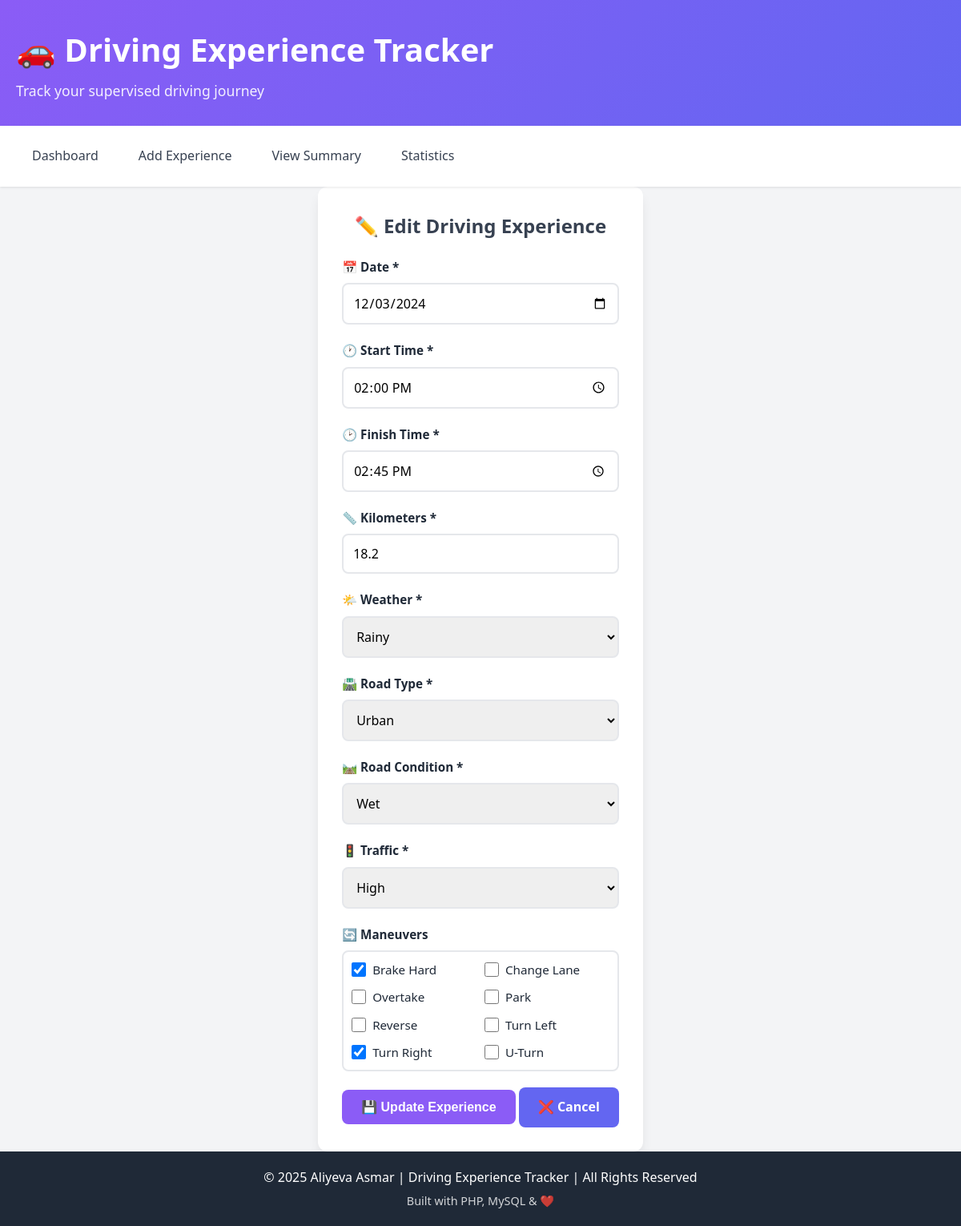
Screenshot of /edit_experience.php?id=2 with the database file from the repository.
### tables this page shows
CREATE TABLE IF NOT EXISTS drivingExperience (
  id_drivingExperience INT NOT NULL AUTO_INCREMENT,
  date DATE NOT NULL,
  start_time TIME NOT NULL,
  finish_time TIME NOT NULL,
  km_traveled FLOAT NOT NULL,
  id_weatherCondition TINYINT NOT NULL,
  id_roadType TINYINT NOT NULL,
  id_roadCondition TINYINT NOT NULL,
  id_trafficLevel TINYINT NOT NULL,
  created_at TIMESTAMP DEFAULT CURRENT_TIMESTAMP,
  PRIMARY KEY (id_drivingExperience),
  FOREIGN KEY (id_weatherCondition) REFERENCES weatherCondition(id_weatherCondition),
  FOREIGN KEY (id_roadType) REFERENCES roadType(id_roadType),
  FOREIGN KEY (id_roadCondition) REFERENCES roadCondition(id_roadCondition),
  FOREIGN KEY (id_trafficLevel) REFERENCES trafficLevel(id_trafficLevel)
);

CREATE TABLE IF NOT EXISTS weatherCondition (
  id_weatherCondition TINYINT NOT NULL AUTO_INCREMENT,
  weatherCondition VARCHAR(30) NOT NULL,
  PRIMARY KEY (id_weatherCondition)
);

CREATE TABLE IF NOT EXISTS roadType (
  id_roadType TINYINT NOT NULL AUTO_INCREMENT,
  roadType VARCHAR(30) NOT NULL,
  PRIMARY KEY (id_roadType)
);

CREATE TABLE IF NOT EXISTS roadCondition (
  id_roadCondition TINYINT NOT NULL AUTO_INCREMENT,
  roadCondition VARCHAR(30) NOT NULL,
  PRIMARY KEY (id_roadCondition)
);

CREATE TABLE IF NOT EXISTS trafficLevel (
  id_trafficLevel TINYINT NOT NULL AUTO_INCREMENT,
  trafficLevel VARCHAR(30) NOT NULL,
  PRIMARY KEY (id_trafficLevel)
);

CREATE TABLE IF NOT EXISTS maneuvers (
  id_maneuver TINYINT NOT NULL AUTO_INCREMENT,
  maneuver_type VARCHAR(30) NOT NULL,
  risk_level VARCHAR(10) NOT NULL,
  PRIMARY KEY (id_maneuver)
);

### edit_experience.php (the view, shortened to what this page needs)
<?php
require_once 'config/database.php';
require_once 'includes/header.php';
$experience_id = intval($_GET['id']);
try {
    $sql = "SELECT * FROM drivingExperience WHERE id_drivingExperience = ?";
    $stmt = $pdo->prepare($sql);
    $stmt->execute([$experience_id]);
    $experience = $stmt->fetch();
    $sql_maneuvers = "SELECT id_maneuver FROM drivingExperience_maneuvers WHERE id_drivingExperience = ?";
    $stmt = $pdo->prepare($sql_maneuvers);
    $stmt->execute([$experience_id]);
    $selected_maneuvers = $stmt->fetchAll(PDO::FETCH_COLUMN);
    $weather_conditions = $pdo->query("SELECT id_weatherCondition, weatherCondition FROM weatherCondition ORDER BY weatherCondition")->fetchAll();
    $road_types = $pdo->query("SELECT id_roadType, roadType FROM roadType ORDER BY roadType")->fetchAll();
    $road_conditions = $pdo->query("SELECT id_roadCondition, roadCondition FROM roadCondition ORDER BY roadCondition")->fetchAll();
    $traffic_levels = $pdo->query("SELECT id_trafficLevel, trafficLevel FROM trafficLevel ORDER BY trafficLevel")->fetchAll();
    $maneuvers = $pdo->query("SELECT id_maneuver, maneuver_type, risk_level FROM maneuvers ORDER BY maneuver_type")->fetchAll();
} catch (PDOException $e) {
    error_log("Edit Page Error: " . $e->getMessage());
    $_SESSION['errors'] = ["Error loading experience data."];
    header('Location: summary.php');
    exit();
}
?>
<section class="edit-experience">
    <div class="form-container">
        <h2 class="text-center mb-20">✏️ Edit Driving Experience</h2>
        <form action="update_experience.php" method="POST">
            <div class="form-grid">
                <div class="form-group">
                    <label for="date">📅 Date *</label>
                    <input type="date" id="date" name="date" value="<?php echo $experience['date']; ?>" required>
                </div>
                <div class="form-group">
                    <label for="start_time">🕐 Start Time *</label>
                    <input type="time" id="start_time" name="start_time" value="<?php echo $experience['start_time']; ?>" required>
                </div>
                <div class="form-group">
                    <label for="finish_time">🕑 Finish Time *</label>
                    <input type="time" id="finish_time" name="finish_time" value="<?php echo $experience['finish_time']; ?>" required>
                </div>
                <div class="form-group">
                    <label for="km_traveled">📏 Kilometers *</label>
                    <input type="number" id="km_traveled" name="km_traveled" step="0.1" min="0.1" max="500" value="<?php echo $experience['km_traveled']; ?>" required>
                </div>
            </div>
            <div class="form-grid">
                <div class="form-group">
                    <label for="weather">🌤️ Weather *</label>
                    <select id="weather" name="id_weatherCondition" required>
                        <?php foreach ($weather_conditions as $weather): ?>
                            <option value="<?php echo $weather['id_weatherCondition']; ?>"
                                <?php echo ($weather['id_weatherCondition'] == $experience['id_weatherCondition']) ? 'selected' : ''; ?>>
                                <?php echo htmlspecialchars($weather['weatherCondition']); ?>
                            </option>
                        <?php endforeach; ?>
                    </select>
                </div>
                <div class="form-group">
                    <label for="road_type">🛣️ Road Type *</label>
                    <select id="road_type" name="id_roadType" required>
                        <?php foreach ($road_types as $type): ?>
                            <option value="<?php echo $type['id_roadType']; ?>"
                                <?php echo ($type['id_roadType'] == $experience['id_roadType']) ? 'selected' : ''; ?>>
                                <?php echo htmlspecialchars($type['roadType']); ?>
                            </option>
                        <?php endforeach; ?>
                    </select>
                </div>
                <div class="form-group">
                    <label for="road_condition">🛤️ Road Condition *</label>
                    <select id="road_condition" name="id_roadCondition" required>
                        <?php foreach ($road_conditions as $condition): ?>
                            <option value="<?php echo $condition['id_roadCondition']; ?>"
                                <?php echo ($condition['id_roadCondition'] == $experience['id_roadCondition']) ? 'selected' : ''; ?>>
                                <?php echo htmlspecialchars($condition['roadCondition']); ?>
                            </option>
                        <?php endforeach; ?>
                    </select>
                </div>
                <div class="form-group">
                    <label for="traffic_level">🚦 Traffic *</label>
                    <select id="traffic_level" name="id_trafficLevel" required>
                        <?php foreach ($traffic_levels as $traffic): ?>
                            <option value="<?php echo $traffic['id_trafficLevel']; ?>"
                                <?php echo ($traffic['id_trafficLevel'] == $experience['id_trafficLevel']) ? 'selected' : ''; ?>>
                                <?php echo htmlspecialchars($traffic['trafficLevel']); ?>
                            </option>
                        <?php endforeach; ?>
                    </select>
                </div>
            </div>
            <div class="form-group">
                <label>🔄 Maneuvers</label>
                <div class="checkbox-group">
                    <?php foreach ($maneuvers as $maneuver): ?>
                        <div class="checkbox-item">
                            <input type="checkbox"
                                id="maneuver_<?php echo $maneuver['id_maneuver']; ?>"
                                name="maneuvers[]"
                                value="<?php echo $maneuver['id_maneuver']; ?>"
                                <?php echo in_array($maneuver['id_maneuver'], $selected_maneuvers) ? 'checked' : ''; ?>>
                            <label for="maneuver_<?php echo $maneuver['id_maneuver']; ?>">
                                <?php echo htmlspecialchars($maneuver['maneuver_type']); ?>
                            </label>
                        </div>
                    <?php endforeach; ?>
                </div>
            </div>
            <div class="text-center mt-20">
                <button type="submit" class="btn btn-primary">💾 Update Experience</button>
                <a href="summary.php" class="btn btn-secondary">❌ Cancel</a>
            </div>
        </form>
    </div>
</section>
<?php require_once 'includes/footer.php'; ?>

### css/style.css (style rules this page uses)
* { margin: 0; padding: 0; box-sizing: border-box; }
:root { --primary-color: #8b5cf6; --secondary-color: #6366f1; --accent-color: #ec4899; --dark-color: #1f2937; --light-color: #f3f4f6; --success-color: #10b981; --danger-color: #ef4444; --warning-color: #f59e0b; --text-color: #374151; --border-color: #e5e7eb; --shadow: 0 1px 3px 0 rgba(0, 0, 0, 0.1); --shadow-lg: 0 10px 15px -3px rgba(0, 0, 0, 0.1); }
body { font-family: 'Segoe UI', Tahoma, Geneva, Verdana, sans-serif; line-height: 1.6; color: var(--text-color); background-color: var(--light-color); min-height: 100vh; display: flex; flex-direction: column; }
.form-container { background: white; padding: 30px; border-radius: 12px; box-shadow: var(--shadow-lg); max-width: 800px; margin: 0 auto; }
.form-grid { display: grid; grid-template-columns: repeat(auto-fit, minmax(250px, 1fr)); gap: 20px; margin-bottom: 20px; }
.form-group { display: flex; flex-direction: column; }
.form-group label { font-weight: 600; margin-bottom: 8px; color: var(--dark-color); font-size: 0.95rem; }
.form-group input, .form-group select, .form-group textarea { padding: 12px; border: 2px solid var(--border-color); border-radius: 8px; font-size: 1rem; font-family: inherit; transition: border-color 0.3s ease; }
.checkbox-group { display: grid; grid-template-columns: repeat(auto-fill, minmax(150px, 1fr)); gap: 10px; padding: 10px; border: 2px solid var(--border-color); border-radius: 8px; }
.checkbox-item { display: flex; align-items: center; gap: 8px; }
.checkbox-item input[type="checkbox"] { width: 18px; height: 18px; cursor: pointer; }
.checkbox-item label { margin: 0; cursor: pointer; font-weight: normal; }
.btn { padding: 12px 24px; border: none; border-radius: 8px; font-size: 1rem; font-weight: 600; cursor: pointer; transition: all 0.3s ease; text-decoration: none; display: inline-block; text-align: center; }
.btn-primary { background-color: var(--primary-color); color: white; }
.btn-secondary { background-color: var(--secondary-color); color: white; }
.text-center { text-align: center; }
.mt-20 { margin-top: 20px; }
.mb-20 { margin-bottom: 20px; }

### rows the page displays
drivingexperience: date "12/03/2024", start_time "14:00:00", finish_time "14:45:00", km_traveled "18.2", id_weatherCondition "Rainy", id_roadType "Urban", id_roadCondition "Wet", id_trafficLevel "High"
maneuvers: id_maneuver "☑", maneuver_type "Brake Hard"
maneuvers: maneuver_type "Change Lane"
maneuvers: maneuver_type "Overtake"
maneuvers: maneuver_type "Park"
maneuvers: maneuver_type "Reverse"
maneuvers: maneuver_type "Turn Left"
maneuvers: id_maneuver "☑", maneuver_type "Turn Right"
maneuvers: maneuver_type "U-Turn"
